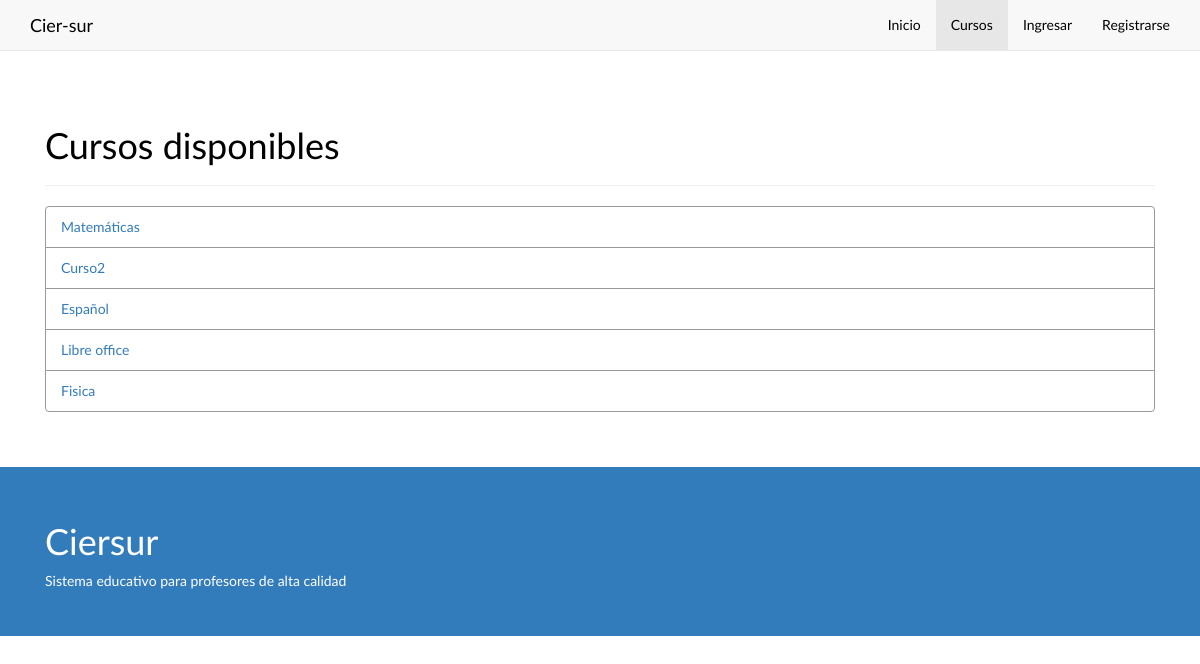
Page /cursos on the committed database.
### app/models.py (models this page shows, shortened)
class Curso(models.Model):
    nombre = models.CharField(max_length=50)
    descripcion = models.TextField()
    slug = models.SlugField(max_length=200, unique=True)
    class Meta:
        verbose_name = "Curso"
        verbose_name_plural = "Cursos"

### app/views.py (the view)
# urls.py: url(r'^cursos\/?$', views.CursoList.as_view(), name="curso_list"),
class CursoList(generic.ListView):
    queryset = models.Curso.objects.all()
    template_name = "cursos.html"
    paginate_by = 10
    def get_context_data(self, **kwargs):
        context = super(CursoList, self).get_context_data(**kwargs)
        context['title'] = "Cursos disponibles - CIER-SUR"
        context['nbar'] = "curso_list"
        return context

### templates/cursos.html
{% extends "base.html" %}
{% block content %}
	<div class="section">
		<div class="container">
			<div class="row">
				<div class="col-md-12">
					<div class="page-header">
                    	<h1>Cursos disponibles</h1>
                    </div>
					<ul class="list-group">
					{% for object in object_list %}
						<li class="list-group-item">
							<a href="{% url "curso_detalle" slug=object.slug %}">{{ object.nombre }}</a>
						</li>
					{% endfor %}
					</ul>
				</div>
			</div>
		</div>
	</div>
{% endblock %}

### rows in the picture
Curso: nombre "Matemáticas"
Curso: nombre "Curso2"
Curso: nombre "Español"
Curso: nombre "Libre office"
Curso: nombre "Fisica"
